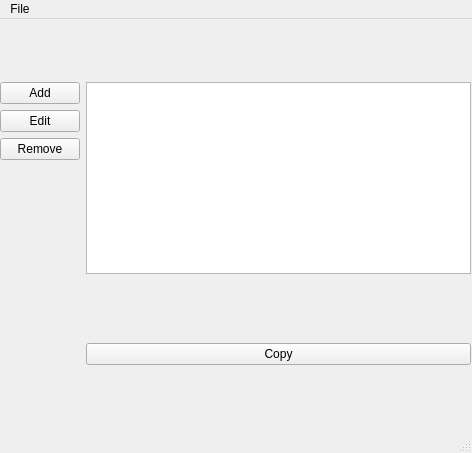
<?xml version="1.0" encoding="UTF-8"?>
<ui version="4.0">
 <class>MainWindow</class>
 <widget class="QMainWindow" name="MainWindow">
  <property name="windowModality">
   <enum>Qt::NonModal</enum>
  </property>
  <property name="geometry">
   <rect>
    <x>0</x>
    <y>0</y>
    <width>472</width>
    <height>453</height>
   </rect>
  </property>
  <property name="sizePolicy">
   <sizepolicy hsizetype="Fixed" vsizetype="Fixed">
    <horstretch>0</horstretch>
    <verstretch>0</verstretch>
   </sizepolicy>
  </property>
  <property name="windowTitle">
   <string>Skribbl.io Word Organiser</string>
  </property>
  <widget class="QWidget" name="centralwidget">
   <widget class="QWidget" name="formLayoutWidget">
    <property name="geometry">
     <rect>
      <x>0</x>
      <y>0</y>
      <width>471</width>
      <height>411</height>
     </rect>
    </property>
    <layout class="QFormLayout" name="body">
     <item row="0" column="0">
      <layout class="QVBoxLayout" name="wordButtons">
       <item>
        <widget class="QPushButton" name="addButton">
         <property name="text">
          <string>Add</string>
         </property>
        </widget>
       </item>
       <item>
        <widget class="QPushButton" name="editButton">
         <property name="text">
          <string>Edit</string>
         </property>
        </widget>
       </item>
       <item>
        <widget class="QPushButton" name="removeButton">
         <property name="text">
          <string>Remove</string>
         </property>
        </widget>
       </item>
      </layout>
     </item>
     <item row="1" column="1">
      <widget class="QPushButton" name="copyButton">
       <property name="text">
        <string>Copy</string>
       </property>
      </widget>
     </item>
     <item row="0" column="1">
      <widget class="QListWidget" name="wordList"/>
     </item>
    </layout>
   </widget>
  </widget>
  <widget class="QMenuBar" name="menubar">
   <property name="geometry">
    <rect>
     <x>0</x>
     <y>0</y>
     <width>472</width>
     <height>20</height>
    </rect>
   </property>
   <widget class="QMenu" name="menuFile">
    <property name="title">
     <string>File</string>
    </property>
    <addaction name="actionOpen"/>
    <addaction name="actionSave"/>
    <addaction name="actionSave_as"/>
   </widget>
   <addaction name="menuFile"/>
  </widget>
  <widget class="QStatusBar" name="statusbar"/>
  <action name="actionSave">
   <property name="text">
    <string>Save</string>
   </property>
  </action>
  <action name="actionOpen">
   <property name="text">
    <string>Open</string>
   </property>
  </action>
  <action name="actionSave_as">
   <property name="text">
    <string>Save as</string>
   </property>
  </action>
 </widget>
 <resources/>
 <connections>
  <connection>
   <sender>addButton</sender>
   <signal>clicked()</signal>
   <receiver>MainWindow</receiver>
   <slot>add()</slot>
   <hints>
    <hint type="sourcelabel">
     <x>41</x>
     <y>46</y>
    </hint>
    <hint type="destinationlabel">
     <x>237</x>
     <y>227</y>
    </hint>
   </hints>
  </connection>
  <connection>
   <sender>editButton</sender>
   <signal>clicked()</signal>
   <receiver>MainWindow</receiver>
   <slot>edit()</slot>
   <hints>
    <hint type="sourcelabel">
     <x>41</x>
     <y>87</y>
    </hint>
    <hint type="destinationlabel">
     <x>235</x>
     <y>226</y>
    </hint>
   </hints>
  </connection>
  <connection>
   <sender>removeButton</sender>
   <signal>clicked()</signal>
   <receiver>MainWindow</receiver>
   <slot>remove()</slot>
   <hints>
    <hint type="sourcelabel">
     <x>41</x>
     <y>128</y>
    </hint>
    <hint type="destinationlabel">
     <x>235</x>
     <y>226</y>
    </hint>
   </hints>
  </connection>
  <connection>
   <sender>actionSave</sender>
   <signal>triggered()</signal>
   <receiver>MainWindow</receiver>
   <slot>save()</slot>
   <hints>
    <hint type="sourcelabel">
     <x>-1</x>
     <y>-1</y>
    </hint>
    <hint type="destinationlabel">
     <x>235</x>
     <y>226</y>
    </hint>
   </hints>
  </connection>
  <connection>
   <sender>actionSave_as</sender>
   <signal>triggered()</signal>
   <receiver>MainWindow</receiver>
   <slot>saveAs()</slot>
   <hints>
    <hint type="sourcelabel">
     <x>-1</x>
     <y>-1</y>
    </hint>
    <hint type="destinationlabel">
     <x>235</x>
     <y>226</y>
    </hint>
   </hints>
  </connection>
  <connection>
   <sender>actionOpen</sender>
   <signal>triggered()</signal>
   <receiver>MainWindow</receiver>
   <slot>open()</slot>
   <hints>
    <hint type="sourcelabel">
     <x>-1</x>
     <y>-1</y>
    </hint>
    <hint type="destinationlabel">
     <x>235</x>
     <y>226</y>
    </hint>
   </hints>
  </connection>
  <connection>
   <sender>copyButton</sender>
   <signal>clicked()</signal>
   <receiver>MainWindow</receiver>
   <slot>copy()</slot>
   <hints>
    <hint type="sourcelabel">
     <x>279</x>
     <y>419</y>
    </hint>
    <hint type="destinationlabel">
     <x>235</x>
     <y>226</y>
    </hint>
   </hints>
  </connection>
 </connections>
 <slots>
  <slot>save()</slot>
  <slot>saveAs()</slot>
  <slot>open()</slot>
  <slot>add()</slot>
  <slot>edit()</slot>
  <slot>remove()</slot>
  <slot>copy()</slot>
 </slots>
</ui>
